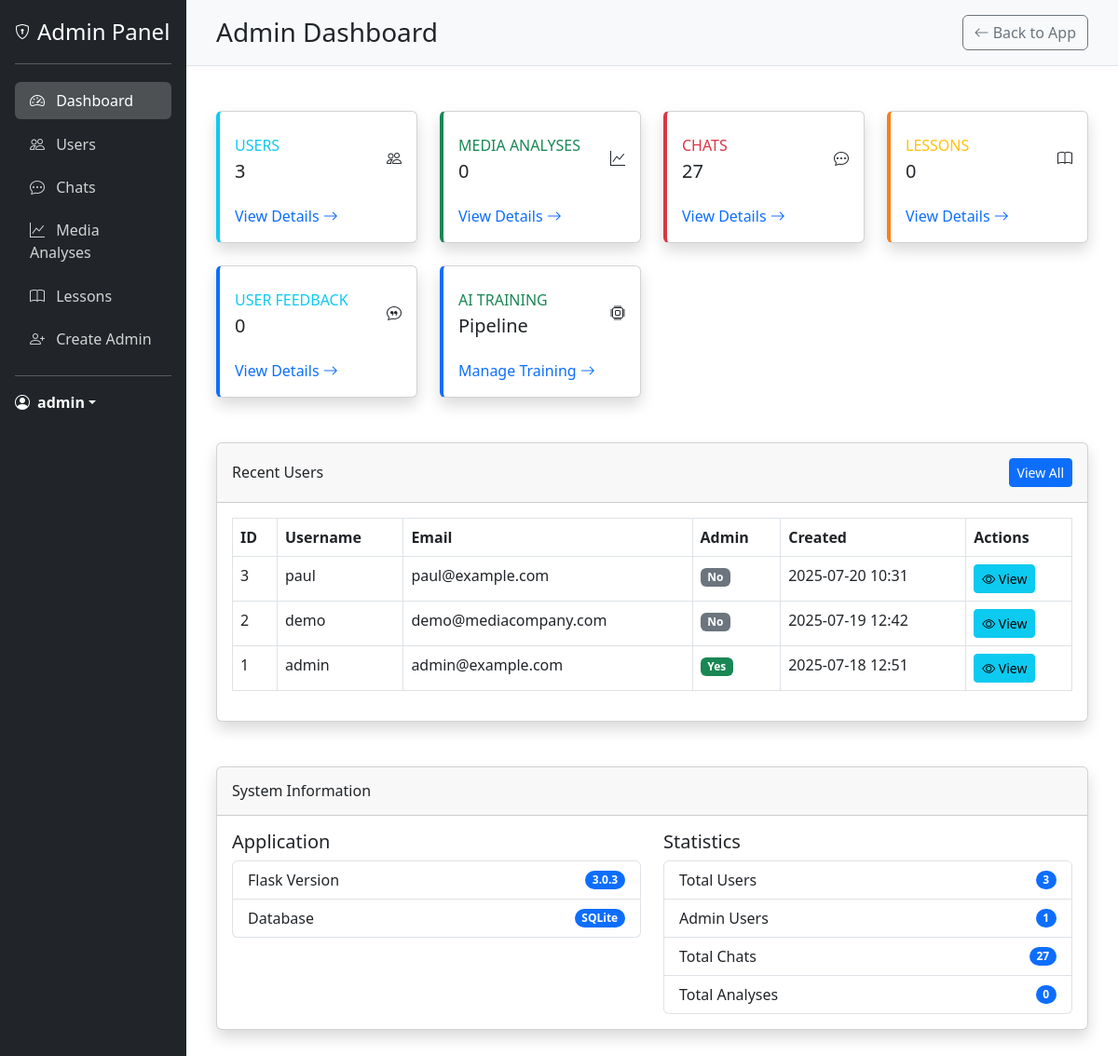
The page /admin/dashboard (signed in) on the database its author committed.
### models.py (models this page shows, shortened)
class User(UserMixin, db.Model):
    __tablename__ = 'users'
    id = db.Column(db.Integer, primary_key=True)
    username = db.Column(db.String(80), unique=True, nullable=False)
    email = db.Column(db.String(120), unique=True, nullable=False)
    password_hash = db.Column(db.String(128), nullable=False)
    is_admin = db.Column(db.Boolean, default=False)
    created_at = db.Column(db.DateTime, default=datetime.utcnow)
    last_login = db.Column(db.DateTime)
    latitude = db.Column(db.Float)
    longitude = db.Column(db.Float)
    location_name = db.Column(db.String(200))
    analyses = db.relationship('MediaAnalysis', backref='user', lazy=True)

### app.py (the view)
@app.route('/admin/dashboard')
@login_required
@admin_required
def admin_dashboard():
    user_count = User.query.count()
    analysis_count = MediaAnalysis.query.count()
    chat_count = Chat.query.count()
    lesson_count = Lesson.query.count()
    feedback_count = Feedback.query.count()
    admin_count = 0
    for user in User.query.all():
        if hasattr(user, 'is_admin') and user.is_admin:
            admin_count += 1
    import flask
    flask_version = flask.__version__
    recent_users = User.query.order_by(User.created_at.desc()).limit(5).all()
    return render_template(
        'admin/dashboard.html',
        user_count=user_count,
        analysis_count=analysis_count,
        chat_count=chat_count,
        lesson_count=lesson_count,
        feedback_count=feedback_count,
        recent_users=recent_users,
        admin_count=admin_count,
        flask_version=flask_version
    )

### templates/admin/dashboard.html (shortened to what this page needs)
{% extends "admin/base_admin.html" %}
{% block header %}Admin Dashboard{% endblock %}
{% block content %}
<div class="row">
    <div class="col-xl-3 col-md-6 mb-4">
        <div class="card card-admin card-users shadow h-100 py-2">
            <div class="card-body">
                <div class="row no-gutters align-items-center">
                    <div class="col mr-2">
                        <div class="text-xs font-weight-bold text-info text-uppercase mb-1">
                            Users</div>
                        <div class="h5 mb-0 font-weight-bold text-gray-800">{{ user_count }}</div>
                    </div>
                    <div class="col-auto">
                        <i class="bi bi-people fa-2x text-gray-300"></i>
                    </div>
                </div>
            </div>
            <div class="card-footer bg-transparent border-0">
                <a href="{{ url_for('admin_users') }}" class="text-decoration-none">View Details <i class="bi bi-arrow-right"></i></a>
            </div>
        </div>
    </div>
    <div class="col-xl-3 col-md-6 mb-4">
        <div class="card card-admin card-analyses shadow h-100 py-2">
            <div class="card-body">
                <div class="row no-gutters align-items-center">
                    <div class="col mr-2">
                        <div class="text-xs font-weight-bold text-success text-uppercase mb-1">
                            Media Analyses</div>
                        <div class="h5 mb-0 font-weight-bold text-gray-800">{{ analysis_count }}</div>
                    </div>
                    <div class="col-auto">
                        <i class="bi bi-graph-up fa-2x text-gray-300"></i>
                    </div>
                </div>
            </div>
            <div class="card-footer bg-transparent border-0">
                <a href="{{ url_for('admin_analyses') }}" class="text-decoration-none">View Details <i class="bi bi-arrow-right"></i></a>
            </div>
        </div>
    </div>
    <div class="col-xl-3 col-md-6 mb-4">
        <div class="card card-admin card-chats shadow h-100 py-2">
            <div class="card-body">
                <div class="row no-gutters align-items-center">
                    <div class="col mr-2">
                        <div class="text-xs font-weight-bold text-danger text-uppercase mb-1">
                            Chats</div>
                        <div class="h5 mb-0 font-weight-bold text-gray-800">{{ chat_count }}</div>
                    </div>
                    <div class="col-auto">
                        <i class="bi bi-chat-dots fa-2x text-gray-300"></i>
                    </div>
                </div>
            </div>
            <div class="card-footer bg-transparent border-0">
                <a href="{{ url_for('admin_chats') }}" class="text-decoration-none">View Details <i class="bi bi-arrow-right"></i></a>
            </div>
        </div>
    </div>
    <div class="col-xl-3 col-md-6 mb-4">
        <div class="card card-admin card-lessons shadow h-100 py-2">
            <div class="card-body">
                <div class="row no-gutters align-items-center">
                    <div class="col mr-2">
                        <div class="text-xs font-weight-bold text-warning text-uppercase mb-1">
                            Lessons</div>
                        <div class="h5 mb-0 font-weight-bold text-gray-800">{{ lesson_count }}</div>
                    </div>
                    <div class="col-auto">
                        <i class="bi bi-book fa-2x text-gray-300"></i>
                    </div>
                </div>
            </div>
            <div class="card-footer bg-transparent border-0">
                <a href="{{ url_for('admin_lessons') }}" class="text-decoration-none">View Details <i class="bi bi-arrow-right"></i></a>
            </div>
        </div>
    </div>
</div>
<div class="row">
    <div class="col-xl-3 col-md-6 mb-4">
        <div class="card card-admin card-feedback shadow h-100 py-2">
            <div class="card-body">
                <div class="row no-gutters align-items-center">
                    <div class="col mr-2">
                        <div class="text-xs font-weight-bold text-info text-uppercase mb-1">
                            User Feedback</div>
                        <div class="h5 mb-0 font-weight-bold text-gray-800">{{ feedback_count }}</div>
                    </div>
                    <div class="col-auto">
                        <i class="bi bi-chat-quote fa-2x text-gray-300"></i>
                    </div>
                </div>
            </div>
            <div class="card-footer bg-transparent border-0">
                <a href="{{ url_for('admin_feedback') }}" class="text-decoration-none">View Details <i class="bi bi-arrow-right"></i></a>
            </div>
        </div>
    </div>
    <div class="col-xl-3 col-md-6 mb-4">
        <div class="card card-admin card-training shadow h-100 py-2">
            <div class="card-body">
                <div class="row no-gutters align-items-center">
                    <div class="col mr-2">
                        <div class="text-xs font-weight-bold text-success text-uppercase mb-1">
                            AI Training</div>
                        <div class="h5 mb-0 font-weight-bold text-gray-800">Pipeline</div>
                    </div>
                    <div class="col-auto">
                        <i class="bi bi-cpu fa-2x text-gray-300"></i>
                    </div>
                </div>
            </div>
            <div class="card-footer bg-transparent border-0">
                <a href="{{ url_for('admin_training') }}" class="text-decoration-none">Manage Training <i class="bi bi-arrow-right"></i></a>
            </div>
        </div>
    </div>
</div>
<div class="row mt-4">
    <div class="col-12">
        <div class="card shadow mb-4">
            <div class="card-header py-3 d-flex flex-row align-items-center justify-content-between">
                <h6 class="m-0 font-weight-bold">Recent Users</h6>
                <a href="{{ url_for('admin_users') }}" class="btn btn-sm btn-primary">View All</a>
            </div>
            <div class="card-body">
                <div class="table-responsive">
                    <table class="table table-bordered" width="100%" cellspacing="0">
                        <thead>
                            <tr>
                                <th>ID</th>
                                <th>Username</th>
                                <th>Email</th>
                                <th>Admin</th>
                                <th>Created</th>
                                <th>Actions</th>
                            </tr>
                        </thead>
                        <tbody>
                            {% for user in recent_users %}
                            <tr>
                                <td>{{ user.id }}</td>
                                <td>{{ user.username }}</td>
                                <td>{{ user.email }}</td>
                                <td>
                                    {% if user.is_admin %}
                                    <span class="badge bg-success">Yes</span>
                                    {% else %}
                                    <span class="badge bg-secondary">No</span>
                                    {% endif %}
                                </td>
                                <td>{{ user.created_at.strftime('%Y-%m-%d %H:%M') if user.created_at else 'N/A' }}</td>
                                <td>
                                    <a href="{{ url_for('admin_user_detail', user_id=user.id) }}" class="btn btn-sm btn-info">
                                        <i class="bi bi-eye"></i> View
                                    </a>
                                </td>
                            </tr>
                            {% endfor %}
                        </tbody>
                    </table>
                </div>
            </div>
        </div>
    </div>
</div>
<div class="row mt-4">
    <div class="col-12">
        <div class="card shadow mb-4">
            <div class="card-header py-3">
                <h6 class="m-0 font-weight-bold">System Information</h6>
            </div>
            <div class="card-body">
                <div class="row">
                    <div class="col-md-6">
                        <h5>Application</h5>
                        <ul class="list-group mb-4">
                            <li class="list-group-item d-flex justify-content-between align-items-center">
                                Flask Version
                                <span class="badge bg-primary rounded-pill">{{ flask_version }}</span>
                            </li>
                            <li class="list-group-item d-flex justify-content-between align-items-center">
                                Database
                                <span class="badge bg-primary rounded-pill">SQLite</span>
                            </li>
                        </ul>
                    </div>
                    <div class="col-md-6">
                        <h5>Statistics</h5>
                        <ul class="list-group">
                            <li class="list-group-item d-flex justify-content-between align-items-center">
                                Total Users
                                <span class="badge bg-primary rounded-pill">{{ user_count }}</span>
                            </li>
                            <li class="list-group-item d-flex justify-content-between align-items-center">
                                Admin Users
                                <span class="badge bg-primary rounded-pill">{{ admin_count }}</span>
                            </li>
                            <li class="list-group-item d-flex justify-content-between align-items-center">
                                Total Chats
                                <span class="badge bg-primary rounded-pill">{{ chat_count }}</span>
                            </li>
                            <li class="list-group-item d-flex justify-content-between align-items-center">
                                Total Analyses
                                <span class="badge bg-primary rounded-pill">{{ analysis_count }}</span>
                            </li>
                        </ul>
                    </div>
                </div>
            </div>
        </div>
    </div>
</div>
{% endblock %}

### templates/admin/base_admin.html (shortened to what this page needs)
<!DOCTYPE html>
<html lang="en">
<head>
    <link href="https://cdn.jsdelivr.net/npm/bootstrap@5.3.0-alpha1/dist/css/bootstrap.min.css" rel="stylesheet">
    <link rel="stylesheet" href="https://cdn.jsdelivr.net/npm/bootstrap-icons@1.10.3/font/bootstrap-icons.css">
</head>
<body>
    <div class="container-fluid">
        <div class="row">
            <div class="col-md-2 admin-sidebar p-0">
                <div class="d-flex flex-column p-3">
                    <a href="{{ url_for('admin_dashboard') }}" class="d-flex align-items-center mb-3 mb-md-0 me-md-auto text-white text-decoration-none">
                        <i class="bi bi-shield-lock me-2"></i>
                        <span class="fs-4">Admin Panel</span>
                    </a>
                    <hr>
                    <ul class="nav nav-pills flex-column mb-auto">
                        <li class="nav-item">
                            <a href="{{ url_for('admin_dashboard') }}" class="nav-link {% if request.endpoint == 'admin_dashboard' %}active{% endif %}">
                                <i class="bi bi-speedometer2 me-2"></i>
                                Dashboard
                            </a>
                        </li>
                        <li>
                            <a href="{{ url_for('admin_users') }}" class="nav-link {% if request.endpoint == 'admin_users' or request.endpoint == 'admin_user_detail' %}active{% endif %}">
                                <i class="bi bi-people me-2"></i>
                                Users
                            </a>
                        </li>
                        <li>
                            <a href="{{ url_for('admin_chats') }}" class="nav-link {% if request.endpoint == 'admin_chats' or request.endpoint == 'admin_chat_detail' %}active{% endif %}">
                                <i class="bi bi-chat-dots me-2"></i>
                                Chats
                            </a>
                        </li>
                        <li>
                            <a href="{{ url_for('admin_analyses') }}" class="nav-link {% if request.endpoint == 'admin_analyses' %}active{% endif %}">
                                <i class="bi bi-graph-up me-2"></i>
                                Media Analyses
                            </a>
                        </li>
                        <li>
                            <a href="{{ url_for('admin_lessons') }}" class="nav-link {% if request.endpoint == 'admin_lessons' %}active{% endif %}">
                                <i class="bi bi-book me-2"></i>
                                Lessons
                            </a>
                        </li>
                        <li>
                            <a href="{{ url_for('create_admin') }}" class="nav-link {% if request.endpoint == 'create_admin' %}active{% endif %}">
                                <i class="bi bi-person-plus me-2"></i>
                                Create Admin
                            </a>
                        </li>
                    </ul>
                    <hr>
                    <div class="dropdown">
                        <a href="#" class="d-flex align-items-center text-white text-decoration-none dropdown-toggle" id="dropdownUser1" data-bs-toggle="dropdown" aria-expanded="false">
                            <i class="bi bi-person-circle me-2"></i>
                            <strong>{{ current_user.username }}</strong>
                        </a>
                    </div>
                </div>
            </div>
            <div class="col-md-10 p-0">
                <div class="admin-header d-flex justify-content-between align-items-center">
                    <h1 class="h3 mb-0">{% block header %}Admin Dashboard{% endblock %}</h1>
                    <div>
                        <a href="{{ url_for('landing_page1') }}" class="btn btn-outline-secondary">
                            <i class="bi bi-arrow-left"></i> Back to App
                        </a>
                    </div>
                </div>
                <div class="admin-content">
                    {% block content %}{% endblock %}
                </div>
            </div>
        </div>
    </div>
</body>
</html>

### rows shown on the page
User: username "admin", id "1", email "admin@example.com", is_admin "Yes", created_at "2025-07-18 12:51"
User: id "3", username "paul", email "paul@example.com", is_admin "No", created_at "2025-07-20 10:31"
User: id "2", username "demo", email "demo@mediacompany.com", is_admin "No", created_at "2025-07-19 12:42"

### other values the page prints
{{ user_count }} "3"
{{ analysis_count }} "0"
{{ chat_count }} "27"
{{ lesson_count }} "0"
{{ feedback_count }} "0"
{{ flask_version }} "3.0.3"
{{ admin_count }} "1"
